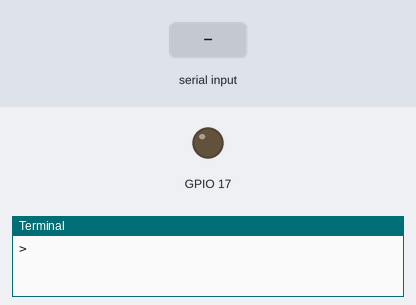
A program run on a simulated Raspberry Pi (BCM pin numbers). On the bench: output pins drawn as LEDs (lit = HIGH), the last lines printed to the terminal. The inputs (shaded band) are chosen by the test bench. Threads take turns every 2 ms.

Above: at 1.2 s.
1.3 s: "w" typed at the terminal
At 3.0 s:
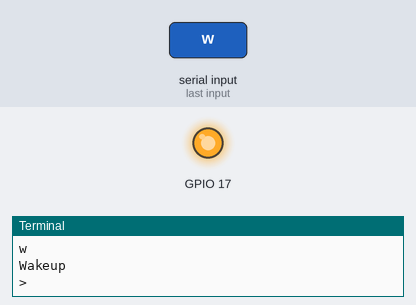
4.3 s: "q" typed at the terminal
6.3 s: "0" typed at the terminal
Timing chart, 0 to 9.3 s (numbered marks = the images above; inputs shaded):
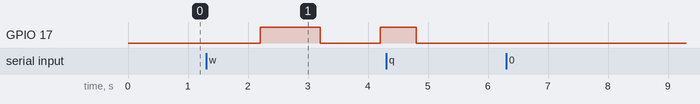

The program:

wiringpi_led_command.py
```python
#!/usr/bin/python
# Python Sample
#   command specify LED on, off, blink
# 2016-06-01 K.OHWADA @ FabLab Kannai

import time
import threading
import wiringpi

#
# LedController
#
# Usage
#    w : wakeup
#    q : quit
#    0 : LED Off
#    1 : LED On
#    2 : LED Blink
#
class LedController():
	TIME_QUIT = 0.5  # 0.5 sec
	ledThread = None
	pin = 0
	isRun = False
	isFirst = True

	def __init__(self, pin):
		self.pin = int(pin)

	def wakeup(self):
		if self.isFirst:
			# setup, if first
			self.isFirst = False
			wiringpi.wiringPiSetupGpio()
			wiringpi.pinMode(self.pin, wiringpi.OUTPUT)
		self.quit()
		self.ledThread = LedThread(self.pin)
		self.ledThread.startRun()
		self.ledThread.startBlink()

	def quit(self):
		if self.ledThread:
			# remove LED Thread
			self.ledThread.stopBlink()
			self.ledThread.stopRun()
			time.sleep(self.TIME_QUIT)
			self.ledThread = None
		wiringpi.digitalWrite(self.pin, wiringpi.LOW)

	def command(self, c):
		if c == 'w':
			if not self.isRun:
				# Wakeup, if not run
				print 'Wakeup'
				self.isRun = True
				self.wakeup()
		elif not self.isRun:
			# nothing to do, if not run
			return
		elif c == 'q':
			# Qiut
			print 'Qiut'
			self.isRun = False
			self.quit()
		elif c == '0':
			# LED off
			print 'LED off'
			self.stopBlink()
			wiringpi.digitalWrite(self.pin, wiringpi.LOW)
		elif c == '1':
			# LED on
			print 'LED on'
			self.stopBlink()
			wiringpi.digitalWrite(self.pin, wiringpi.HIGH)
		elif c == '2':
			# LED blink
			print 'LED blink'
			self.startBlink()

	def startBlink(self):
		if self.ledThread:
			self.ledThread.startBlink()

	def stopBlink(self):
		if self.ledThread:
			self.ledThread.stopBlink()

# end of class

#
# LED Thread class for blink
#
class LedThread(threading.Thread):
	TIME_BLINK = 1  # 1 sec
	TIME_SLEEP = 0.1 # 0.1 sec
	MAX_CNT = int( TIME_BLINK / TIME_SLEEP )
	pin = 0
	isRun = False
	isBlink = False
	isStatus = False

	def __init__(self, pin):
		super(LedThread, self).__init__()
		self.pin = pin

	def startRun(self):
		self.isRun = True
		self.start()

	def stopRun(self):
		self.isRun = False

	def startBlink(self):
		self.isBlink = True

	def stopBlink(self):
		self.isBlink = False

	# run when isRun is true
	def run(self):
		cnt = 0
		while self.isRun:
			cnt += 1
			if cnt >= self.MAX_CNT:
				# every one second
				cnt = 0
				self.blink()
			time.sleep(self.TIME_SLEEP)

	# blink LED when isBlink is true
	def blink(self):
		if self.isBlink:
			self.isStatus = not self.isStatus
			wiringpi.digitalWrite(self.pin, self.isStatus)

# end of class

# main
PIN = 17 # con-pin 11

# start LED
led = LedController(PIN)

try:
	# endless loop
	while True:
		# wait to enter command
		c = raw_input('> ')
		led.command(c)
except KeyboardInterrupt:
	# exit the loop, if key interrupt
	pass

led.quit()
# main end
```

Measured:
- after the input at 1.3 s, GPIO 17: LOW → HIGH after 0.90 s, → LOW 1.0 s later, → HIGH 1.0 s later
